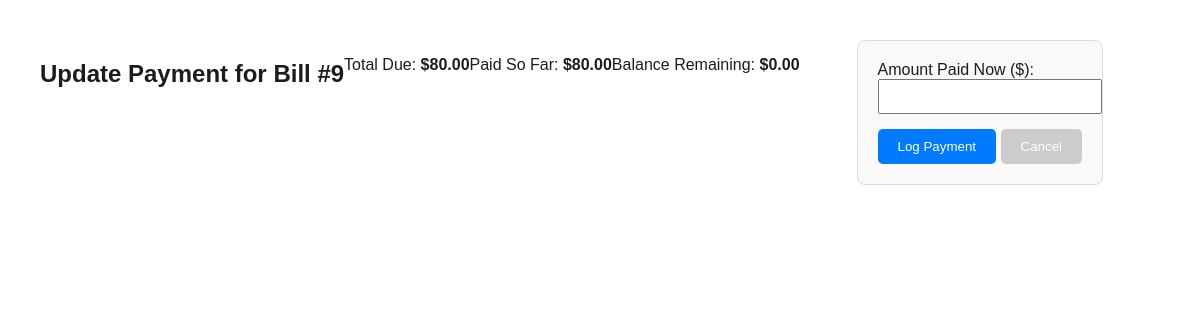
The app's page /admin/admin_update_payment.php?bill_id=9 (signed in) with its own data.
### tables this page shows
CREATE TABLE `bill_payment` (
  `bill_id` int(11) NOT NULL,
  `section_type` varchar(50) NOT NULL,
  `section_description` text DEFAULT NULL,
  `total_amount` decimal(10,2) NOT NULL,
  `paid_amount` decimal(10,2) NOT NULL DEFAULT 0.00,
  `payment_date` date NOT NULL,
  `payment_status` enum('Paid','Pending','Overdue') NOT NULL,
  `user_id` int(11) NOT NULL,
  `child_type` enum('Normal','Special') NOT NULL,
  `receipt_document` varchar(255) DEFAULT NULL
);

### admin/admin_update_payment.php (the view, shortened to what this page needs)
<?php
include '../config.php';
$bill_id = filter_input(INPUT_GET, 'bill_id', FILTER_VALIDATE_INT);
$stmt = $conn->prepare("SELECT * FROM bill_payment WHERE bill_id = ?");
$stmt->execute([$bill_id]);
$bill = $stmt->fetch(PDO::FETCH_ASSOC);
?>
<!DOCTYPE html>
<html lang="en">
<head>
    <link rel="stylesheet" href="../admin/admin_css/children.css">
</head>
<body style="padding: 40px; text-align: center;">
    <h2>Update Payment for Bill #<?= htmlspecialchars($bill['bill_id']) ?></h2>
    <p>Total Due: <strong>$<?= number_format($bill['total_amount'], 2) ?></strong></p>
    <p>Paid So Far: <strong>$<?= number_format($bill['paid_amount'], 2) ?></strong></p>
    <p>Balance Remaining: <strong>$<?= number_format($bill['total_amount'] - $bill['paid_amount'], 2) ?></strong></p>
    <form action="" method="POST" style="max-width: 400px; margin: auto; background: #f9f9f9; padding: 20px; border-radius: 8px; border: 1px solid #ddd;">
        <div style="margin-bottom: 15px; text-align: left;">
            <label>Amount Paid Now ($):</label><br>
            <input type="number" step="0.01" min="0.01" name="amount_paid" required style="width: 100%; padding: 8px;">
        </div>
        <button type="submit" style="padding: 10px 20px; background: #007bff; color: white; border: none; cursor: pointer;">Log Payment</button>
        <button type="button" onclick="window.history.back()" style="padding: 10px 20px; background: #ccc; border: none; cursor: pointer;">Cancel</button>
    </form>
</body>
</html>

### admin/admin_css/children.css (style rules this page uses)
:root { --orange: #f9ba60; --pink: #e9768f; --black: #1d1c1c; --white: #fff; --light-color: #666; --light-orange: #fdd7ac; --box-shadow: 0 .5rem 1.5rem rgba(0,0,0,.1); }
body { font-family: Arial, sans-serif; margin: 0; background-color: var(--white); color: var(--black); display: flex; flex-direction: row; flex-wrap: nowrap; }
button { background-color: var(--pink); color: var(--white); border: none; padding: 10px; cursor: pointer; border-radius: 5px; }

### records on screen
bill_payment: bill_id "9", total_amount "80.00", paid_amount "80.00", $bill['total_amount'] - $bill['paid_amount'] "0.00"
